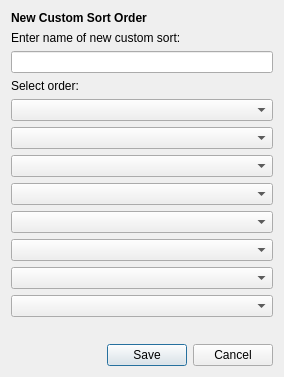
<?xml version="1.0" encoding="UTF-8"?>
<ui version="4.0">
 <class>CustomSort</class>
 <widget class="QDialog" name="CustomSort">
  <property name="geometry">
   <rect>
    <x>0</x>
    <y>0</y>
    <width>284</width>
    <height>377</height>
   </rect>
  </property>
  <property name="windowTitle">
   <string>Create New Sort Order</string>
  </property>
  <property name="windowIcon">
   <iconset resource="../images.qrc">
    <normaloff>:/icon32.ico</normaloff>:/icon32.ico</iconset>
  </property>
  <layout class="QGridLayout" name="gridLayout">
   <item row="8" column="0" colspan="2">
    <widget class="QComboBox" name="field_4"/>
   </item>
   <item row="7" column="0" colspan="2">
    <widget class="QComboBox" name="field_3"/>
   </item>
   <item row="6" column="0" colspan="2">
    <widget class="QComboBox" name="field_2"/>
   </item>
   <item row="0" column="0" colspan="2">
    <widget class="QLabel" name="sort_label">
     <property name="styleSheet">
      <string notr="true"/>
     </property>
     <property name="text">
      <string>&lt;html&gt;&lt;head/&gt;&lt;body&gt;&lt;p&gt;&lt;span style=&quot; font-weight:600;&quot;&gt;New Custom Sort Order&lt;/span&gt;&lt;/p&gt;&lt;/body&gt;&lt;/html&gt;</string>
     </property>
    </widget>
   </item>
   <item row="1" column="0" colspan="2">
    <widget class="QLabel" name="label">
     <property name="text">
      <string>Enter name of new custom sort:</string>
     </property>
    </widget>
   </item>
   <item row="3" column="0" colspan="2">
    <widget class="QLabel" name="label_2">
     <property name="text">
      <string>Select order:</string>
     </property>
    </widget>
   </item>
   <item row="13" column="1">
    <widget class="QDialogButtonBox" name="buttonBox">
     <property name="standardButtons">
      <set>QDialogButtonBox::Cancel|QDialogButtonBox::Save</set>
     </property>
    </widget>
   </item>
   <item row="5" column="0" colspan="2">
    <widget class="QComboBox" name="field_1"/>
   </item>
   <item row="10" column="0" colspan="2">
    <widget class="QComboBox" name="field_6"/>
   </item>
   <item row="4" column="0" colspan="2">
    <widget class="QComboBox" name="field_0">
     <item>
      <property name="text">
       <string/>
      </property>
     </item>
    </widget>
   </item>
   <item row="12" column="1">
    <spacer name="verticalSpacer">
     <property name="orientation">
      <enum>Qt::Vertical</enum>
     </property>
     <property name="sizeHint" stdset="0">
      <size>
       <width>20</width>
       <height>72</height>
      </size>
     </property>
    </spacer>
   </item>
   <item row="9" column="0" colspan="2">
    <widget class="QComboBox" name="field_5"/>
   </item>
   <item row="2" column="0" colspan="2">
    <widget class="QLineEdit" name="sort_name"/>
   </item>
   <item row="11" column="0" colspan="2">
    <widget class="QComboBox" name="field_7"/>
   </item>
  </layout>
 </widget>
 <resources>
  <include location="../images.qrc"/>
 </resources>
 <connections/>
</ui>
